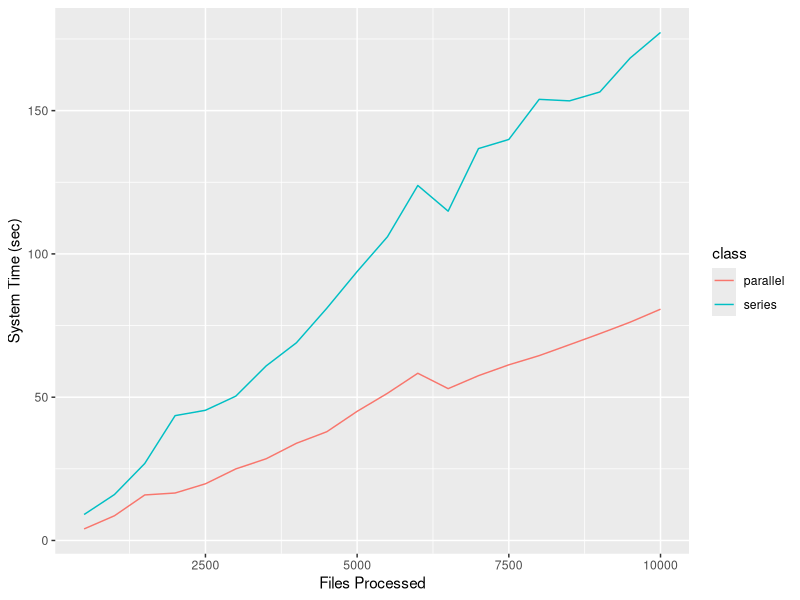

Generate this figure with R:
## ---- chunk 1

library(dplyr, quietly = TRUE)
library(tidyr, quietly = TRUE)

timer <- read.csv('data/output/parallel_timer.csv')

timer$X <- timer$X * 500

timer <- timer %>% gather(class, time, -X)

library(ggplot2)

ggplot(timer, aes(x = X, y = time)) + geom_line(aes(color = class)) +
  xlab('Files Processed') +
  ylab('System Time (sec)')

